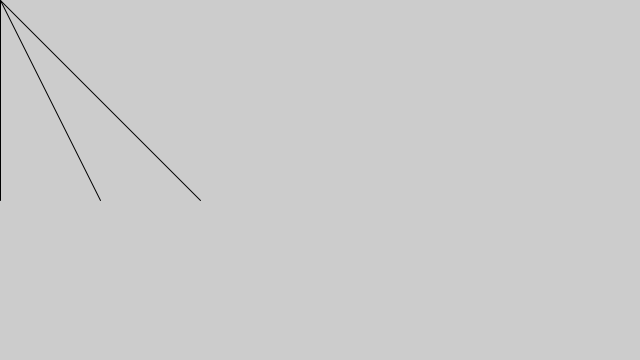
Frame 1 (no input)
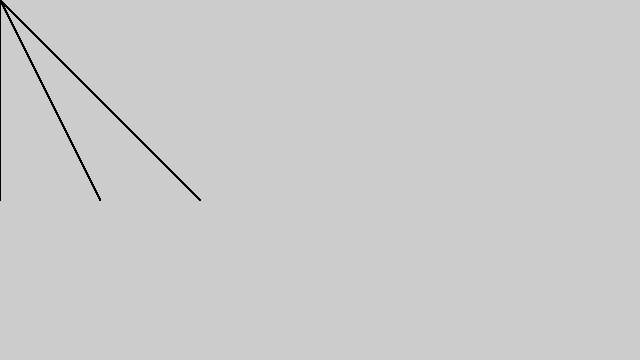
Frame 60 (the mouse pressed at the canvas centre just before this capture)
Frame 120 (the mouse held since frame 60 and released just before this capture): identical to frame 60, image omitted

The Processing sketch that drew these frames (run headless with seeded random() and noise(); from frame 60 on, the mouse is pressed at the canvas centre):

// Processing sketch: sine_practice
// ── sine_practice.pde
 
float angle = 0;

void setup() {
  size(640, 360);
}

void draw() {
  


  float d1 = sin(0);
  float d2 = sin(.5);
  float d3 = sin(.25);
  
  line(0, 200, d1, d1);
  line(100, 200, d2, d2);
  line(200, 200, d3, d3);
  
}
